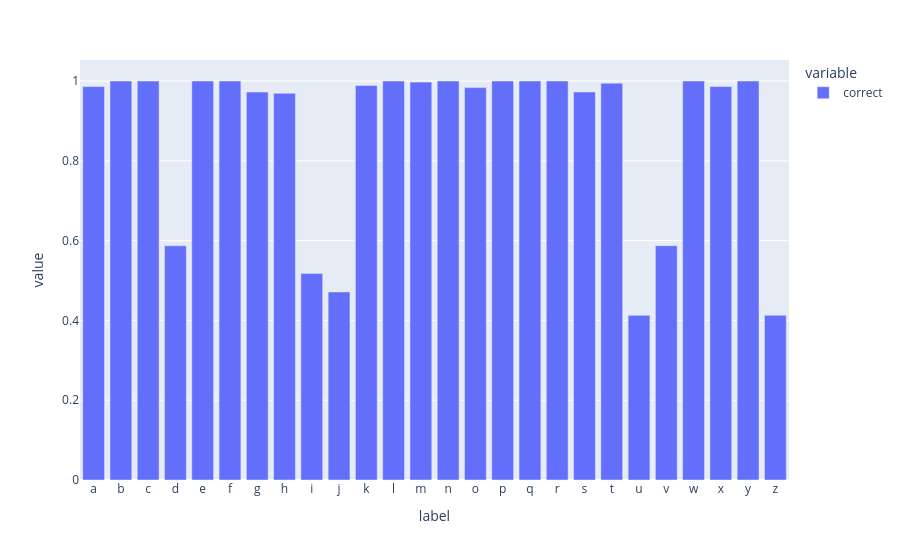

Here is the notebook cell this chart was saved with:
### Code cell
# plotting accuracy for each letter

score_df = pd.DataFrame(knn.predict(test[['thumb', 'point', 'middle', 'ring', 'pinky']]))
score_df.columns = ['predicted']
score_df = score_df.merge(test['label'], left_index = True, right_index=True)
score_df

score_df['correct'] = score_df['label'] == score_df['predicted']
pd.DataFrame(score_df.groupby('label')['correct'].mean()).plot(kind = 'bar')

### Figure 1 — Plotly figure (JSON) as saved in the notebook; plotly's stock layout.template omitted (floating-point values rounded to 4 significant figures)
{"data": [{"alignmentgroup": "True", "hovertemplate": "variable=correct<br>label=%{x}<br>value=%{y}<extra></extra>", "legendgroup": "correct", "marker": {"color": "#636efa", "pattern": {"shape": ""}}, "name": "correct", "offsetgroup": "correct", "orientation": "v", "showlegend": true, "textposition": "auto", "type": "bar", "x": ["a", "b", "c", "d", "e", "f", "g", "h", "i", "j", "k", "l", "m", "n", "o", "p", "q", "r", "s", "t", "u", "v", "w", "x", "y", "z"], "xaxis": "x", "y": [0.986, 1, 1, 0.5871, 1, 1, 0.9721, 0.9692, 0.5177, 0.4714, 0.989, 1, 0.9972, 1, 0.9834, 1, 1, 1, 0.9726, 0.9946, 0.4127, 0.5873, 1, 0.986, 1, 0.4129], "yaxis": "y"}], "layout": {"barmode": "relative", "legend": {"title": {"text": "variable"}, "tracegroupgap": 0}, "margin": {"t": 60}, "xaxis": {"anchor": "y", "domain": [0, 1], "title": {"text": "label"}}, "yaxis": {"anchor": "x", "domain": [0, 1], "title": {"text": "value"}}}}
